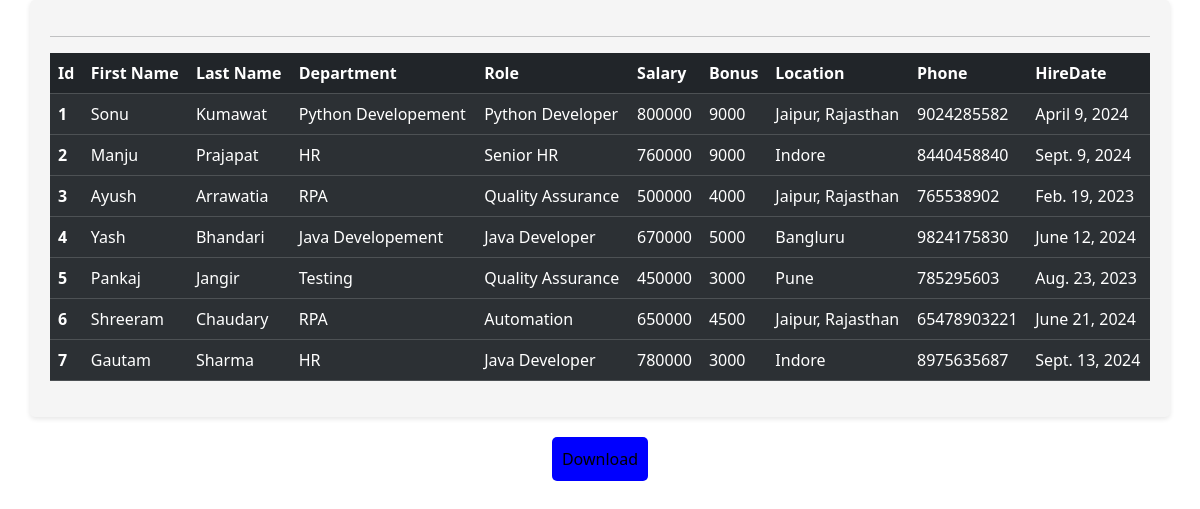
The page /show_all on the database its author committed.
### emp_app/models.py (models this page shows, shortened)
class Employee(models.Model):
  firstname = models.CharField(max_length=255, null=False)
  lastname = models.CharField(max_length=255)
  dept = models.ForeignKey(Department, on_delete=models.CASCADE)
  role = models.ForeignKey(Role,on_delete=models.CASCADE)
  salary = models.IntegerField(default=0)
  bonus = models.IntegerField(default=0)
  phone = models.IntegerField(default=0)
  hire_date = models.DateField()

class Department(models.Model):
  name = models.CharField(max_length=50, null = False)
  location = models.CharField(max_length=100)

class Role(models.Model):
  name = models.CharField(max_length=100)

### emp_app/views.py (the view)
# urls.py: path('show_all',views.show_all,name="index"),
def show_all(request):
    emps = Employee.objects.all()
    context ={
        'emps' : emps
    }
    return render(request,'show.html',context)

### emp_app/templates/show.html (shortened to what this page needs)
<!doctype html>
<html lang="ar" dir="ltr">
  <head>
    <link rel="stylesheet" href="https://cdn.jsdelivr.net/npm/bootstrap@5.3.3/dist/css/bootstrap.rtl.min.css">
  </head>
  <body>
      <div class="container">
        <hr>
        <table class="table table-dark table-striped">
            <thead>
              <tr>
                <th scope="col">Id</th>
                <th scope="col">First Name</th>
                <th scope="col">Last Name</th>
                <th scope="col">Department</th>
                <th scope="col">Role</th>
                <th scope="col">Salary</th>
                <th scope="col">Bonus</th>
                <th scope="col">Location</th>
                <th scope="col">Phone</th>
                <th scope="col">HireDate</th>
              </tr>
            </thead>
            {% for emp in emps %}
                <tbody>
                <tr>
                    <th scope="row">{{emp.id}}</th>
                    <td>{{emp.firstname}}</td>
                    <td>{{emp.lastname}}</td>
                    <td>{{emp.dept.name}}</td>
                    <td>{{emp.role.name}}</td>
                    <td>{{emp.salary}}</td>
                    <td>{{emp.bonus}}</td>
                    <td>{{emp.dept.location}}</td>
                    <td>{{emp.phone}}</td>
                    <td>{{emp.hire_date}}</td>
                </tr>
                </tbody>
            {% endfor %}
          </table>
      </div>
      <div class='cont'>
      <a href="{% url 'download_emp_details' %}" class='download-link'>Download</a>
  </body>
</html>

### emp_app/templates/show.html (style rules this page uses)
.container { padding: 20px; border-radius: 5px; background-color: #f5f5f5; box-shadow: 0 2px 5px rgba(0, 0, 0, 0.1); }
.cont { text-align: center; }
.download-link { color: black; text-decoration: none; padding: 10px; background-color: blue; border-radius: 5px; display: inline-block; margin: 20px 0; }

### rows shown on the page
Employee: id "1", firstname "Sonu", lastname "Kumawat", dept.name "Python Developement", role.name "Python Developer", salary "800000", bonus "9000", dept.location "Jaipur, Rajasthan", phone "9024285582", hire_date "April 9, 2024"
Employee: id "2", firstname "Manju", lastname "Prajapat", dept.name "HR", role.name "Senior HR", salary "760000", bonus "9000", dept.location "Indore", phone "8440458840", hire_date "Sept. 9, 2024"
Employee: id "3", firstname "Ayush", lastname "Arrawatia", dept.name "RPA", role.name "Quality Assurance", salary "500000", bonus "4000", dept.location "Jaipur, Rajasthan", phone "765538902", hire_date "Feb. 19, 2023"
Employee: id "4", firstname "Yash", lastname "Bhandari", dept.name "Java Developement", role.name "Java Developer", salary "670000", bonus "5000", dept.location "Bangluru", phone "9824175830", hire_date "June 12, 2024"
Employee: id "5", firstname "Pankaj", lastname "Jangir", dept.name "Testing", role.name "Quality Assurance", salary "450000", bonus "3000", dept.location "Pune", phone "785295603", hire_date "Aug. 23, 2023"
Employee: id "6", firstname "Shreeram", lastname "Chaudary", dept.name "RPA", role.name "Automation", salary "650000", bonus "4500", dept.location "Jaipur, Rajasthan", phone "65478903221", hire_date "June 21, 2024"
Employee: id "7", firstname "Gautam", lastname "Sharma", dept.name "HR", role.name "Java Developer", salary "780000", bonus "3000", dept.location "Indore", phone "8975635687", hire_date "Sept. 13, 2024"
